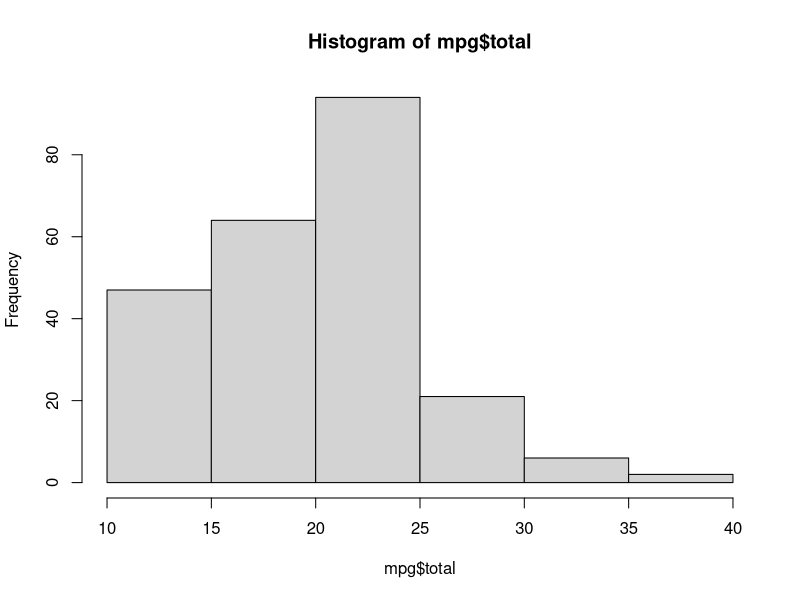

Write the R code that produced this figure.
# 제어문
# 조건 판단문 if
x <-  10; y <- 5

if(x+y >= 10){
  cat("결과는",x +y)
  cat("\n참일떄 수행")
}else if(x+y >= 5){
  cat("결과는",x+y)
}else{
  print("거짓일 때 수행")
}

ifelse(x>= 5,'참', '거짓')

install.packages("ggplot2")
library(ggplot2)

utils::head(mpg,2)
is(mpg)
mpg <- as.data.frame(ggplot2::mpg) # ggplot2가 가지고 있다는 출처 보여주기 
head(mpg,2)
?mpg
summary(mpg)  # 요약 통계형
str(mpg) #구조 확인

mpg$total  # or mpg$total  <- data frame 이기 때문에 가능
mpg$total <- (mpg$cty + mpg$hwy)/2
head(mpg,2)

if(mean(mpg$total) >= 20){
  print("우수 연비")
}else{
  print("보토연비")
}

summary(mpg$total)  # total 콜럼의 요약 통계
hist(mpg$total)

mpg$grade <- ifelse(mpg$total >= 25,'A',ifelse(mpg$total >=15,'B','C'))
head(mpg,20)

# 조건판단문 switch
# switch(비교구문,실행1, 실행 2 ...)
switch ("age",id="hong",age=33,name="홍길동")  # age 가 2번쨰에 있어서 33 리턴

a <- 1
switch (a, mean(1:10),max(1:10))  # a 가 1 이기 때문에 첫번째 실행문 실행


# 조건판단문 which: 벡터를 대상으로 특정 데이터를 검색
name <- c("kor","eng","mat","kor")
name
which(name=="kor")   # kor 에 해당하는 값 리턴 해서 1, 4 리턴


#----------------------------------------
# 반복문: for, while, repeat
# 반복문 for
i <- 1:10
for (n in i){
  print(n)
}
# 구구단 
for (su in 1:9){
  res = 2 * su
  cat(2,'*',su,'=',res,'\n')
}

# 반복문 while
i <- 0
while(i <10){
  i = i +1
  print(i)
}

i <- 0
while(TRUE){
  i = i + 1
  print(i)
  if(i == 3) break
}

#반복문 repeat
cnt <- 1
repeat{
  print(cnt)
  cnt = cnt + 2
  if(cnt > 10) break
}

























